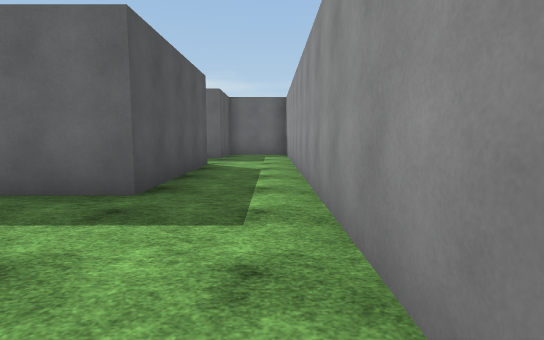
[1] (above)

19 first-person views from a walk through a Unity game level. The camera is 1.3 m above the floor, tilts 6° down and sees 80° across. The floor is counted in squares, 2 m on a side. Each view is taken from the middle of a square. On the plan, view 1 faces up. The plan holds only what a view shows up to about 10 squares ahead; the rest is blank. The place goes on beyond the plan. The player character is not drawn. Surface patterns are stand-ins for the level's own textures.

[2]
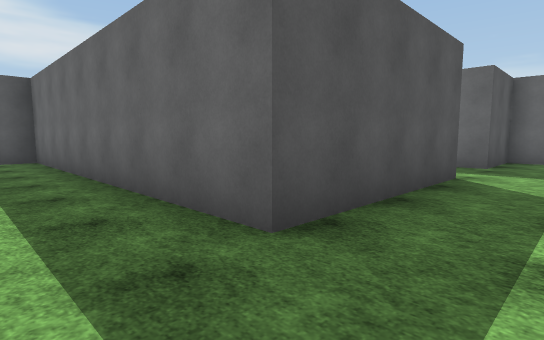

[3]
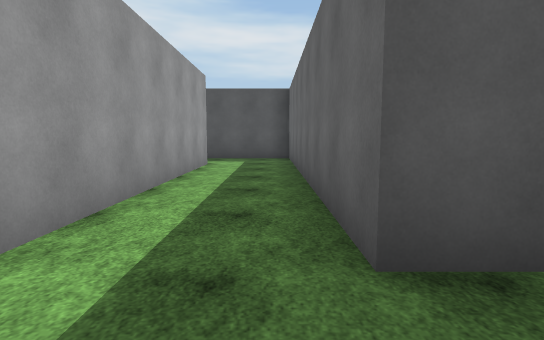

[4]
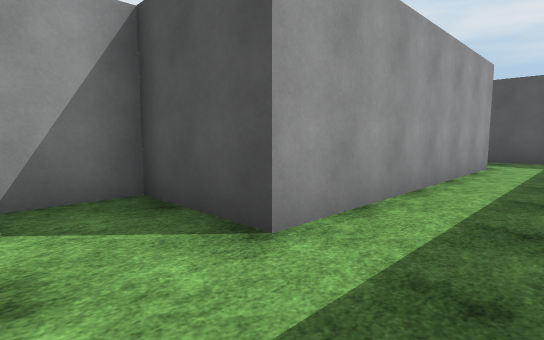

[5]
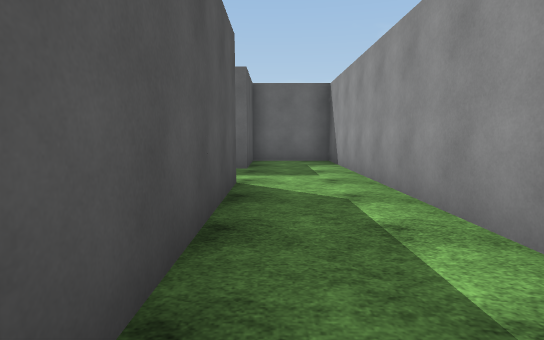

[6]
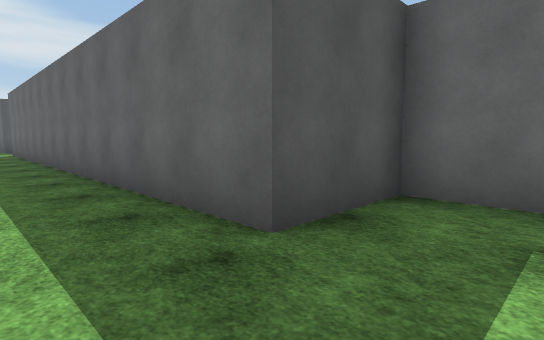

[7]
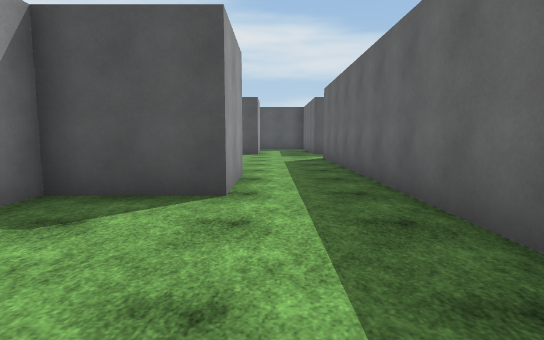

[8]
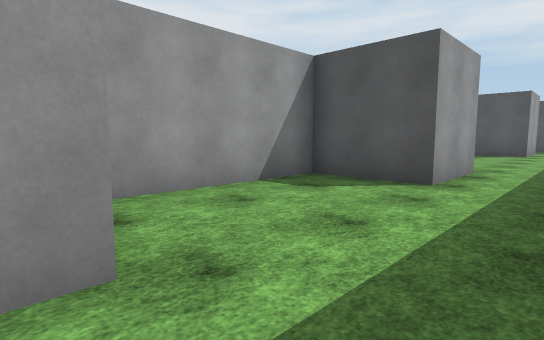

[9]
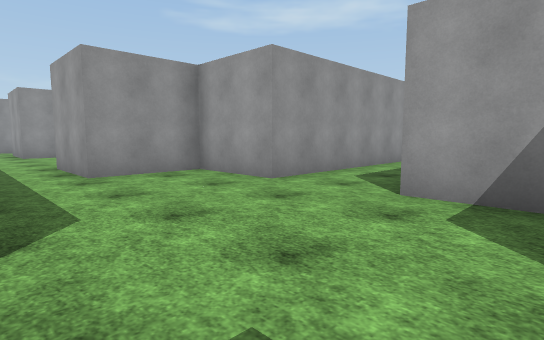

[10]
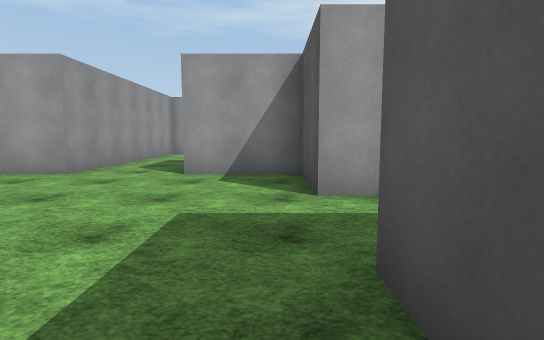

[11]
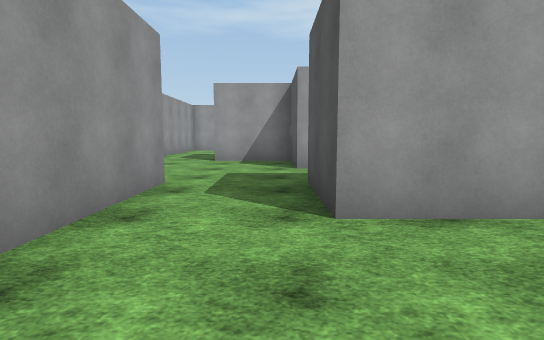

[12]
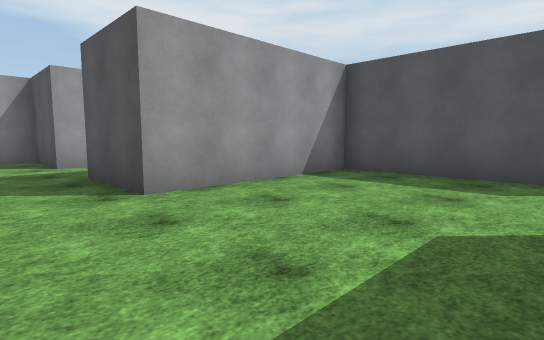

[13]
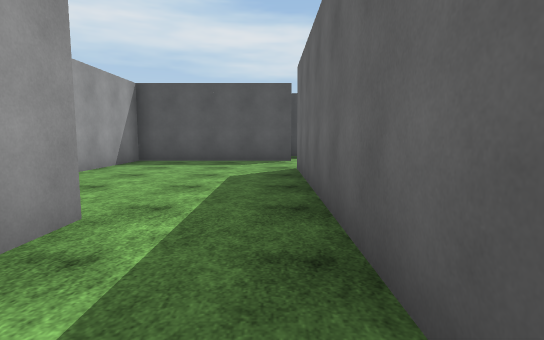

[14]
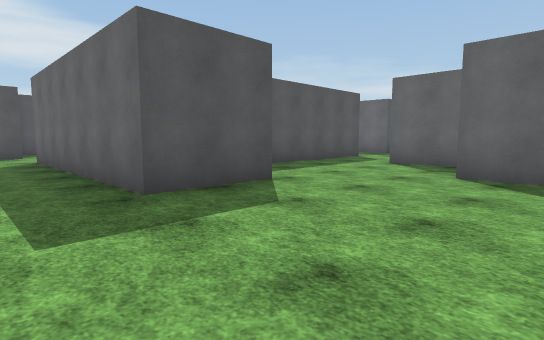

[15]
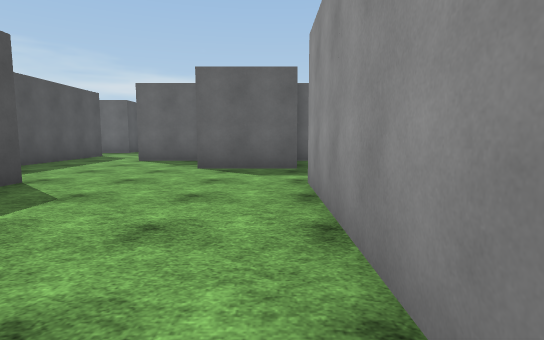

[16]
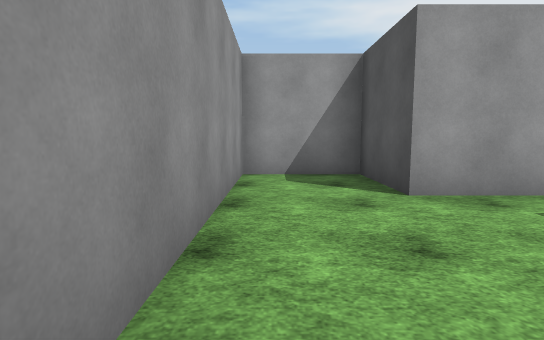

[17]
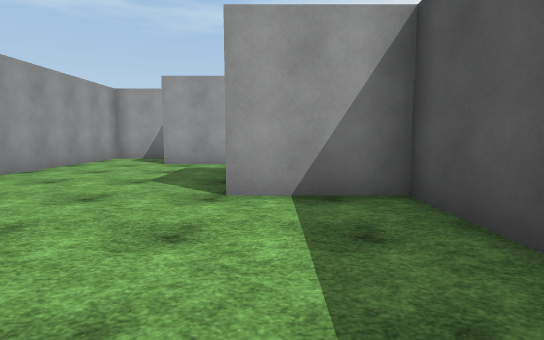

[18]
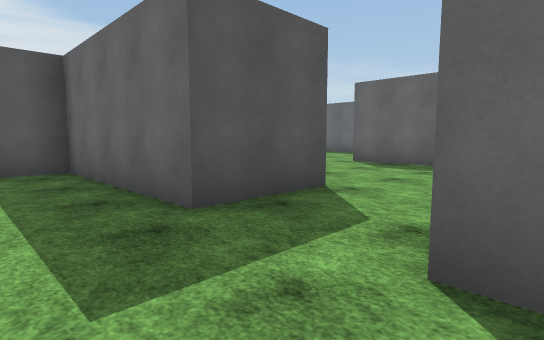

[19]
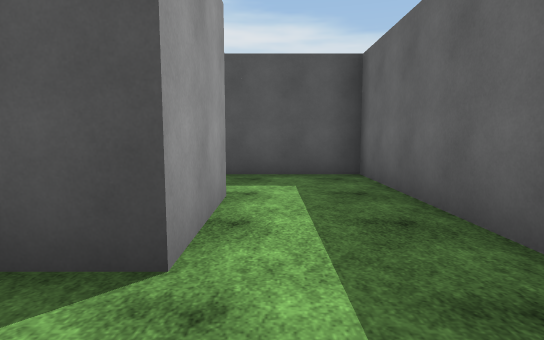

### Floor plan
Ten units are one square. View 1 is at (0, 0); x grows to the right and y downward. Boxes are objects, and circles mark ways between rooms. Rooms are numbered by the first view taken in them; rooms with no view inside come last. Other rooms are left out.
<svg viewBox="-200 -236 210 246">
<path fill="none" stroke="#000" d="M5 -5 5 -115 -15 -115 -15 -95 -35 -95M-35 -75 -22 -75M-75 -15 -15 -15 -15 5 -2 5M-15 -75 -15 -35 -95 -35 -95 -10M-35 -66 -35 -75M-35 -95 -95 -95M-95 -75 -75 -75 -75 -55 -41 -55M-115 -55 -95 -55 -95 -75M-95 -95 -135 -95 -135 -122M-155 -115 -155 -95 -175 -95M-175 -75 -155 -75 -155 -55 -135 -55M-135 -135 -128 -135M-195 -156 -195 -115 -155 -115M-115 -155 -175 -155M-75 -195 -95 -195M-99 -215 -115 -215M-110 -135 -95 -135 -95 -115 -75 -115 -75 -175M-135 -231 -135 -175 -115 -175 -115 -155M-175 -95 -195 -95 -195 -71"/>
<circle cx="-25" cy="-85" r="3" fill="#2a7"/>
<circle cx="-85" cy="-85" r="3" fill="#2a7"/>
<circle cx="-145" cy="-105" r="3" fill="#2a7"/>
<circle cx="-165" cy="-85" r="3" fill="#2a7"/>
<circle cx="-125" cy="-145" r="3" fill="#2a7"/>
<text x="-30" y="-30">1</text>
<text x="-60" y="-80">2</text>
<text x="-130" y="-80">3</text>
<text x="-160" y="-140">4</text>
<text x="-100" y="-180">5</text>
<text x="-190" y="-90">6</text>
</svg>
Room 1 opens to room 2. Room 2 opens to room 3. Room 3 opens to room 4. Room 3 opens to room 6. Room 4 opens to room 5.

Where each view was taken, in squares from view 1:
view 1: 0 up, 0 right, facing up
view 2: 2 up, 0 right, facing up-left
view 3: 3 up, 0 right, facing left
view 4: 3 up, 0 right, facing down-left
view 5: 3 up, 1 left, facing up
view 6: 8 up, 0 right, facing up-left
view 7: 8 up, 4 left, facing left
view 8: 9 up, 3 left, facing down-left
view 9: 9 up, 15 left, facing down-right
view 10: 11 up, 15 left, facing down
view 11: 14 up, 15 left, facing down
view 12: 15 up, 14 left, facing down-left
view 13: 15 up, 11 left, facing left
view 14: 14 up, 8 left, facing up-left
view 15: 13 up, 8 left, facing up
view 16: 17 up, 8 left, facing down
view 17: 21 up, 12 left, facing down
view 18: 8 up, 13 left, facing up-left
view 19: 8 up, 14 left, facing left
